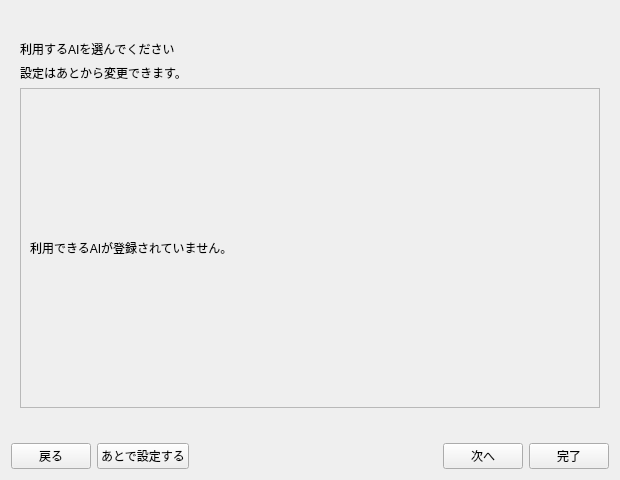
<?xml version="1.0" encoding="UTF-8"?>
<ui version="4.0">
 <class>InitialSetupDialog</class>
 <widget class="QDialog" name="InitialSetupDialog">
  <property name="windowTitle"><string>AUTOlingua2 初期設定</string></property>
  <property name="minimumSize"><size><width>620</width><height>480</height></size></property>
  <layout class="QVBoxLayout" name="layoutWizard">
   <item><widget class="QLabel" name="labelSteps"><property name="text"><string/></property></widget></item>
   <item><widget class="QStackedWidget" name="stackPages">
    <widget class="QWidget" name="pageChooseAi">
     <property name="accessibleName"><string>AIを選ぶ</string></property>
     <layout class="QVBoxLayout" name="layoutChoose">
      <item><widget class="QLabel" name="labelChoose"><property name="text"><string>利用するAIを選んでください</string></property></widget></item>
      <item><widget class="QLabel" name="labelLater"><property name="text"><string>設定はあとから変更できます。</string></property></widget></item>
      <item><widget class="QScrollArea" name="scrollOptions">
       <property name="widgetResizable"><bool>true</bool></property>
       <widget class="QWidget" name="optionsContainer"><layout class="QVBoxLayout" name="layoutOptions">
        <item><widget class="QLabel" name="labelNoOptions"><property name="text"><string>利用できるAIが登録されていません。</string></property><property name="wordWrap"><bool>true</bool></property></widget></item>
       </layout></widget>
      </widget></item>
     </layout>
    </widget>
    <widget class="QWidget" name="pageConfigureAi">
     <property name="accessibleName"><string>設定する</string></property>
     <layout class="QVBoxLayout" name="layoutConfigure">
      <item><widget class="QLabel" name="labelProviderTitle"><property name="text"><string/></property></widget></item>
      <item><widget class="QWidget" name="setupContainer"><layout class="QVBoxLayout" name="layoutSetupPanel"/></widget></item>
     </layout>
    </widget>
   </widget></item>
   <item><widget class="QLabel" name="labelError"><property name="text"><string/></property><property name="wordWrap"><bool>true</bool></property></widget></item>
   <item><layout class="QHBoxLayout" name="layoutNavigation">
    <item><widget class="QPushButton" name="buttonBack"><property name="text"><string>戻る</string></property><property name="autoDefault"><bool>false</bool></property></widget></item>
    <item><widget class="QPushButton" name="buttonSkip"><property name="text"><string>あとで設定する</string></property><property name="autoDefault"><bool>false</bool></property></widget></item>
    <item><spacer name="navigationSpacer"><property name="orientation"><enum>Qt::Orientation::Horizontal</enum></property><property name="sizeHint"><size><width>40</width><height>20</height></size></property></spacer></item>
    <item><widget class="QPushButton" name="buttonNext"><property name="text"><string>次へ</string></property><property name="autoDefault"><bool>false</bool></property></widget></item>
    <item><widget class="QPushButton" name="buttonFinish"><property name="text"><string>完了</string></property><property name="autoDefault"><bool>false</bool></property></widget></item>
   </layout></item>
  </layout>
 </widget>
 <resources/>
 <connections/>
</ui>
